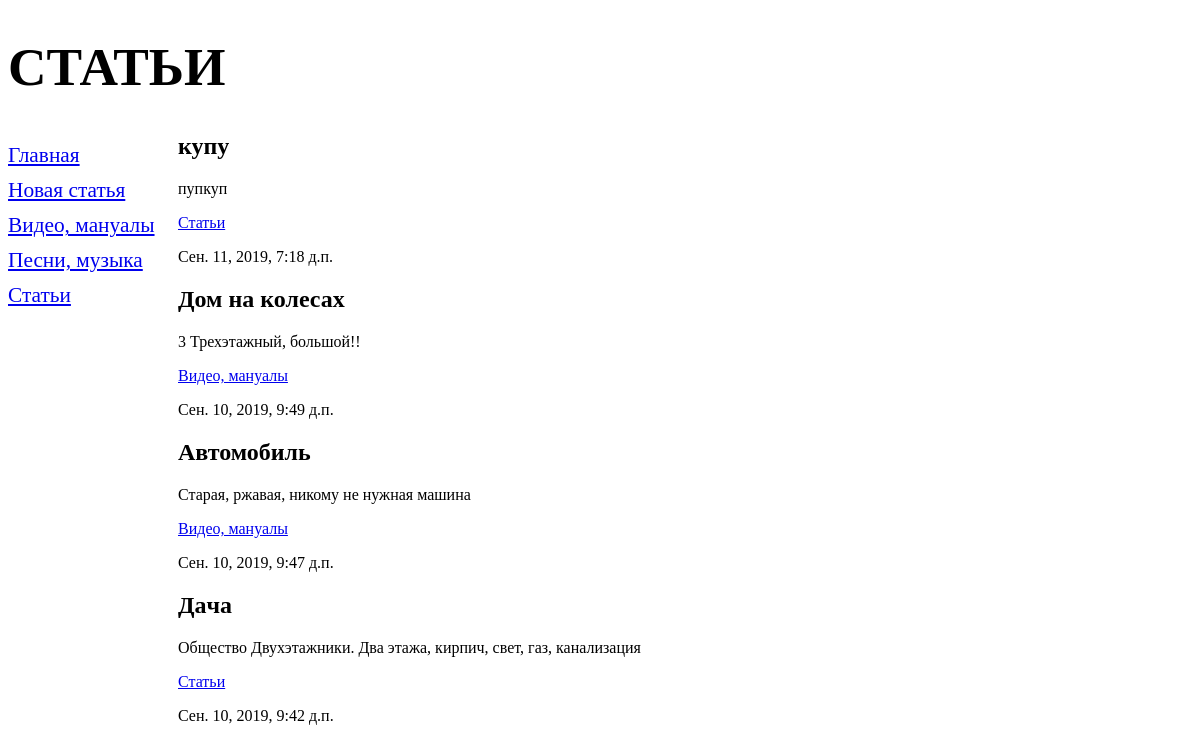
The page / on the database its author committed.
### bboard/models.py (models this page shows, shortened)
class Rubric(models.Model):
    name=models.CharField(max_length=20, db_index=True,verbose_name='Название')
    class Meta:
        verbose_name_plural='Рубрики'
        verbose_name='Рубрика'
        ordering=['name']

class Bb(models.Model):
    title = models.CharField(max_length=50, verbose_name='Название статьи')
    content = models.TextField(null=True, blank=True, verbose_name='Описание статьи')
    published = models.DateTimeField(auto_now_add=True,db_index=True, verbose_name='Опубликовано')
    rubric = models.ForeignKey('Rubric', null=True, on_delete =models.PROTECT, verbose_name='Рубрика')
    class Meta:
        verbose_name_plural ='Статьи'
        verbose_name= 'Статья'
        ordering = ['-published']

### bboard/views.py (the view)
# urls.py: path('', index, name='index'),
def index(request):
    bbs = Bb.objects.all()
    rubrics = Rubric.objects.all()
    context = {'bbs': bbs, 'rubrics': rubrics}
    return render(request, 'bboard/index.html', context)

### templates/bboard/index.html
{% extends "bboard/layout/base.html" %}
{% block content %}
{% for bb in bbs %}
<div class="b">
    <h2> {{ bb.title }}</h2>
    <p>{{ bb.content }}</p>
    <p> <a href="{% url 'by_rubric' bb.rubric.pk %}">
    {{ bb.rubric.name }}</a></p>
    <p>{{ bb.published}}</p>
</div>
{% endfor %}
{% endblock %}

### templates/bboard/layout/base.html (shortened to what this page needs)
{% load static %}
<!DOCTYPE html>
<html>
    <head>
        <link rel="stylesheet" type="text/css"
              href="{% static 'bboard/style.css' %}">
    </head>
    <body>
        <header>
            <h1> Статьи</h1>
        </header>
        <nav>
            <a href="{% url 'index' %}"> Главная </a>
            <a href="{% url 'add' %}"> Новая статья</a>
            {% for rubric in rubrics %}
            <a href="{% url 'by_rubric' rubric.pk %}/"> {{ rubric.name }} </a>
            {% endfor %}
        </nav>
        <section>
        {% block content %}
        {% endblock %}
        </section>
    </body>
</html>

### static/bboard/style.css (style rules this page uses)
header h1 { font-size: 40pt; text-transform: uppercase; text-align: center background: url("bg.jpg") left / auto 100% no-repeat; }
nav { font-size:16pt; width: 150px; float: left; }
nav a { display: block; margin:10px 0px ; }
section { margin-left: 170px; }

### rows shown on the page
Rubric: name "Видео, мануалы"
Rubric: name "Песни, музыка"
Rubric: name "Статьи"
Bb: title "купу", content "пупкуп", rubric.name "Статьи", published "Сен. 11, 2019, 7:18 д.п."
Bb: title "Дом на колесах", content "3 Трехэтажный, большой!!", rubric.name "Видео, мануалы", published "Сен. 10, 2019, 9:49 д.п."
Bb: title "Автомобиль", content "Старая, ржавая, никому не нужная машина", rubric.name "Видео, мануалы", published "Сен. 10, 2019, 9:47 д.п."
Bb: title "Дaчa", content "Общество Двухэтажники. Два этажа, кирпич, свет, газ, канализация", rubric.name "Статьи", published "Сен. 10, 2019, 9:42 д.п."
